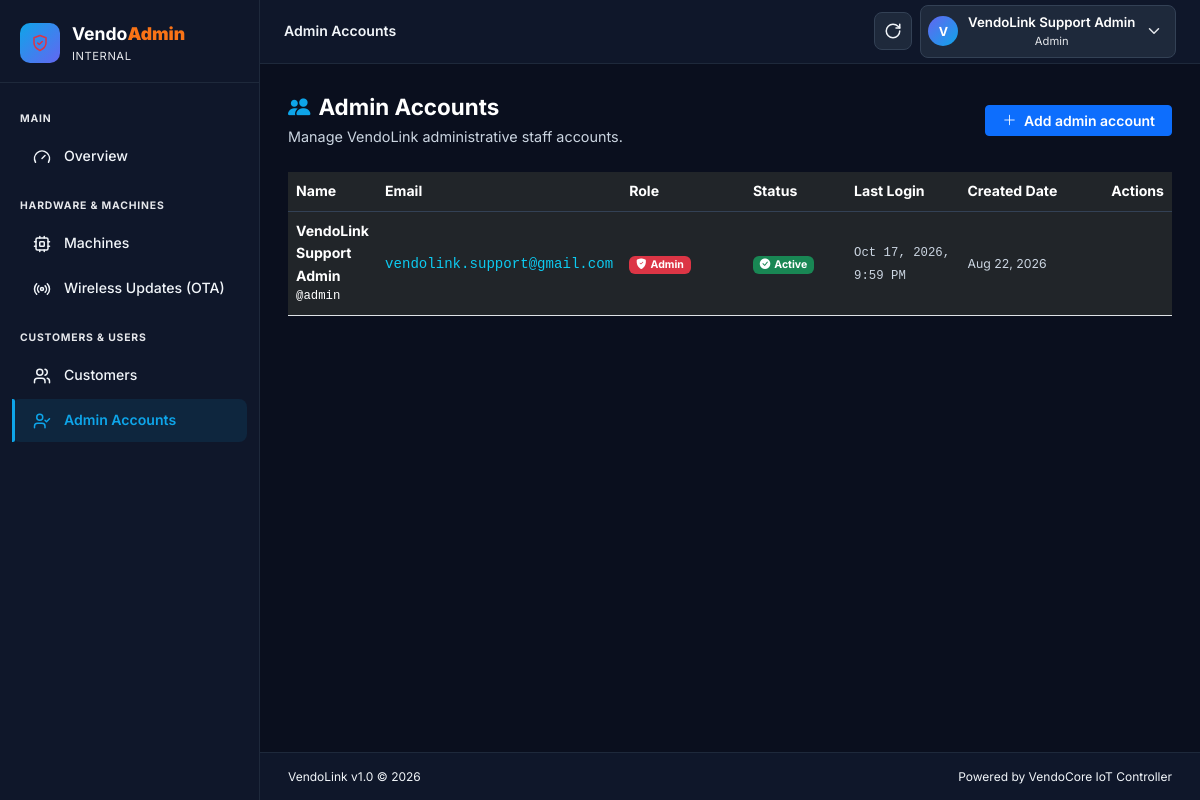
Screenshot of /admin/users/index.php (signed in) with the database file from the repository.
### tables this page shows
CREATE TABLE `users` (
  `id` int(10) unsigned NOT NULL AUTO_INCREMENT,
  `username` varchar(50) NOT NULL,
  `email` varchar(150) NOT NULL,
  `password` varchar(255) NOT NULL COMMENT 'bcrypt hashed',
  `full_name` varchar(100) NOT NULL,
  `role` enum('administrator','owner','staff','technician','vendolink_support') NOT NULL DEFAULT 'staff',
  `status` enum('active','inactive','banned') NOT NULL DEFAULT 'active',
  `email_verified` tinyint(1) NOT NULL DEFAULT 0,
  `email_verify_token` varchar(100) DEFAULT NULL,
  `reset_token` varchar(100) DEFAULT NULL COMMENT 'Password reset token (hashed)',
  `reset_token_expires` datetime DEFAULT NULL,
  `remember_token` varchar(100) DEFAULT NULL COMMENT 'Remember-me token (hashed)',
  `login_attempts` tinyint(3) unsigned NOT NULL DEFAULT 0,
  `locked_until` datetime DEFAULT NULL,
  `last_login` datetime DEFAULT NULL,
  `profile_picture` varchar(255) DEFAULT NULL,
  `phone` varchar(20) DEFAULT NULL,
  `created_at` datetime NOT NULL DEFAULT current_timestamp(),
  `updated_at` datetime NOT NULL DEFAULT current_timestamp() ON UPDATE current_timestamp(),
  PRIMARY KEY (`id`),
  UNIQUE KEY `uq_email` (`email`),
  UNIQUE KEY `uq_username` (`username`),
  KEY `idx_role` (`role`),
  KEY `idx_status` (`status`)
);

### includes/terminology.php (called while the page is built, shortened)
<?php
function term(string $key, ?string $default = null): string
{
    return VENDOLINK_TERMINOLOGY[$key] ?? ($default ?? ucfirst(str_replace('_', ' ', $key)));
}

### config/database.php (called while the page is built, shortened)
<?php
class Database
{
    private static ?self $instance = null;
    private PDO $pdo;
    private function __construct()
    {
        $dsn = sprintf(
            'mysql:host=%s;port=%s;dbname=%s;charset=%s',
            DB_HOST,
            DB_PORT,
            DB_NAME,
            DB_CHARSET
        );
        $options = [
            PDO::ATTR_ERRMODE            => PDO::ERRMODE_EXCEPTION,
            PDO::ATTR_DEFAULT_FETCH_MODE => PDO::FETCH_ASSOC,
            PDO::ATTR_EMULATE_PREPARES   => false,
            PDO::MYSQL_ATTR_FOUND_ROWS   => true,
        ];
        try {
            $this->pdo = new PDO($dsn, DB_USER, DB_PASS, $options);
            try {
                $this->pdo->exec("SET time_zone = '+08:00'");
            } catch (PDOException $tzEx) {
            }
        } catch (PDOException $e) {
            error_log('[VendoLink][DB] Connection failed: ' . $e->getMessage());
            http_response_code(503);
            die($this->renderDbError());
        }
    }
    public static function getInstance(): self
    {
        if (self::$instance === null) {
            self::$instance = new self();
        }
        return self::$instance;
    }
    public function query(string $sql, array $params = []): PDOStatement
    {
        $stmt = $this->pdo->prepare($sql);
        $stmt->execute($params);
        try {
            $lid = $this->pdo->lastInsertId();
        } catch (Throwable) {
        }
        return $stmt;
    }
}

### models/User.php (called while the page is built, shortened)
<?php
require_once __DIR__ . '/../config/database.php';
require_once __DIR__ . '/../includes/functions.php';
class User
{
    private Database $db;
    public function __construct()
    {
        $this->db = Database::getInstance();
    }
    public function getInternalUsers(): array
    {
        return $this->db->query(
            "SELECT * FROM users WHERE role IN (?, ?) ORDER BY created_at DESC",
            [ROLE_ADMIN, ROLE_SUPPORT]
        )->fetchAll();
    }
}

### admin/users/index.php (the view, shortened to what this page needs)
<?php
require_once __DIR__ . '/../../config/database.php';
require_once __DIR__ . '/../../includes/functions.php';
require_once __DIR__ . '/../../middleware/auth.php';
require_once __DIR__ . '/../../models/User.php';
$userModel   = new User();
$users = $userModel->getInternalUsers();
?>
<!DOCTYPE html>
<html lang="en">
<head>
    <link rel="stylesheet" href="https://cdn.jsdelivr.net/npm/bootstrap@5.3.3/dist/css/bootstrap.min.css">
    <link rel="stylesheet" href="https://cdn.jsdelivr.net/npm/bootstrap-icons@1.11.3/font/bootstrap-icons.min.css">
    <link rel="stylesheet" href="<?= ASSETS_URL ?>/css/app.css">
</head>
<body class="dashboard-body">
<div class="app-shell">
    <?php require_once __DIR__ . '/../../views/layouts/admin_sidebar.php'; ?>
    <div class="main-content" id="mainContent">
        <?php require_once __DIR__ . '/../../views/layouts/admin_topnav.php'; ?>
        <main class="page-content" id="pageContent">
            <div class="page-header mb-4 d-flex justify-content-between align-items-center flex-wrap gap-3">
                <div>
                    <h1 class="page-title text-white"><i class="bi bi-people-fill me-2" style="color: var(--vl-primary);"></i><?= term('admin_accounts') ?></h1>
                    <p class="page-subtitle text-slate-300">Manage VendoLink administrative staff accounts.</p>
                </div>
                <div>
                    <a href="create.php" class="btn btn-primary btn-sm fw-semibold px-3"><i class="bi bi-plus-lg me-1"></i> <?= term('add_admin_account') ?></a>
                </div>
            </div>
            <div class="vl-profile-panel mb-4 p-0 overflow-hidden">
                <div class="table-responsive">
                    <table class="table table-hover table-dark align-middle mb-0" style="font-size: .88rem;">
                        <thead>
                            <tr class="text-slate-400 border-bottom border-slate-700">
                                <th>Name</th>
                                <th>Email</th>
                                <th style="width: 160px;">Role</th>
                                <th style="width: 120px;">Status</th>
                                <th style="width: 160px;">Last Login</th>
                                <th style="width: 140px;">Created Date</th>
                                <th style="width: 130px;" class="text-end">Actions</th>
                            </tr>
                        </thead>
                        <tbody>
                            <?php if (empty($users)): ?>
                            <tr><td colspan="7" class="text-center py-4 text-slate-400">No admin accounts found.</td></tr>
                            <?php else: ?>
                                <?php foreach ($users as $u): ?>
                                <tr class="border-bottom border-slate-800">
                                    <td>
                                        <div class="fw-bold text-white"><?= e($u['full_name']) ?></div>
                                        <div class="text-slate-400 small font-monospace">@<?= e($u['username']) ?></div>
                                    </td>
                                    <td><span class="text-info font-monospace"><?= e($u['email']) ?></span></td>
                                    <td>
                                        <?php if ($u['role'] === ROLE_ADMIN): ?>
                                        <span class="badge bg-danger">
                                            <i class="bi bi-shield-fill-check me-1"></i>Admin
                                        </span>
                                        <?php else: ?>
                                        <span class="badge bg-info text-dark">
                                            <i class="bi bi-headset me-1"></i>Support
                                        </span>
                                        <?php endif; ?>
                                    </td>
                                    <td>
                                        <?php if ($u['status'] === 'active'): ?>
                                        <span class="badge bg-success"><i class="bi bi-check-circle-fill me-1"></i>Active</span>
                                        <?php else: ?>
                                        <span class="badge bg-danger"><i class="bi bi-x-circle-fill me-1"></i>Inactive</span>
                                        <?php endif; ?>
                                    </td>
                                    <td>
                                        <span class="text-slate-300 small font-monospace"><?= $u['last_login'] ? format_date($u['last_login']) : 'Never' ?></span>
                                    </td>
                                    <td>
                                        <span class="text-slate-300 small"><?= format_date($u['created_at'], 'M d, Y') ?></span>
                                    </td>
                                    <td class="text-end">
                                    </td>
                                </tr>
                                <?php endforeach; ?>
                            <?php endif; ?>
                        </tbody>
                    </table>
                </div>
            </div>
        </main>
        <footer class="app-footer">
            <span><?= APP_NAME ?> v<?= APP_VERSION ?> &copy; <?= date('Y') ?></span>
            <span>Powered by VendoCore IoT Controller</span>
        </footer>
    </div>
</div>
</body>
</html>

### rows the page displays
users: full_name "VendoLink Support Admin", username "admin", email "vendolink.support@gmail.com", role "Admin", status "active" (drawn), last_login "Oct 17, 2026, 9:59 PM", created_at "Aug 22, 2026"

### other values shown
$label "Overview Machines Wireless Updates (OTA) Customers Admin Accounts"
$pageLabel "Admin Accounts"
mb_substr($authUser['full_name'] ?? 'U', 0, 1) "V"
$authUser['full_name'] "VendoLink Support Admin"
term('admin_accounts') "Admin Accounts"
term('add_admin_account') "Add admin account"
APP_NAME "VendoLink"
APP_VERSION "1.0"
